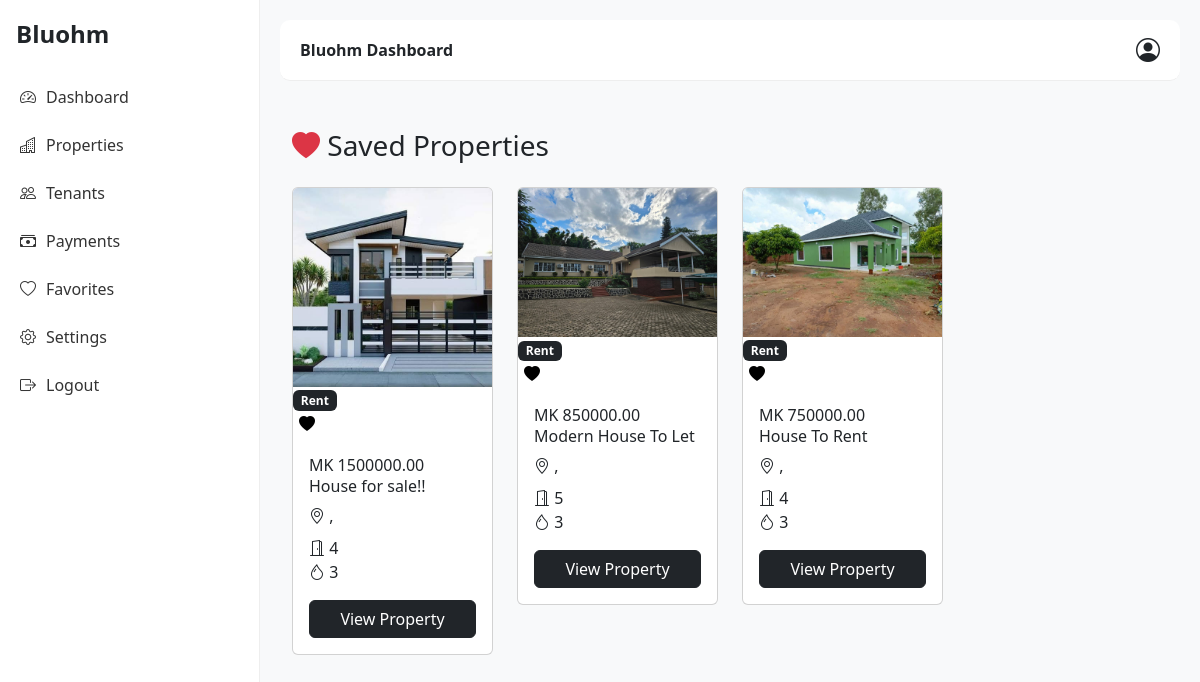
The app's page /properties/favorites/ (signed in) with its own data.
### properties/models.py (models this page shows, shortened)
class Property(models.Model):
    owner = models.ForeignKey(User, on_delete=models.CASCADE)
    title = models.CharField(max_length=255)
    price = models.DecimalField(max_digits=10, decimal_places=2)
    bedrooms = models.IntegerField(default=0)
    bathrooms = models.IntegerField(default=0)
    location = models.CharField(max_length=255)
    latitude = models.FloatField(null=True, blank=True)
    longitude = models.FloatField(null=True, blank=True)
    landmarks = models.TextField(blank=True, null=True)
    listing_type = models.CharField(
        max_length=10,
        choices=LISTING_TYPE,
        default='rent'
    )
    property_category = models.CharField(
        max_length=20,
        choices=PROPERTY_CATEGORY,
        default='house'
    )
    is_available = models.BooleanField(default=True)
    created_at = models.DateTimeField(auto_now_add=True)

class PropertyImage(models.Model):
    property = models.ForeignKey(
        Property,
        related_name="images",
        on_delete=models.CASCADE
    )
    image = models.ImageField(upload_to="properties/")

### properties/views.py (the view)
# urls.py: path('favorites/', views.favorites_list, name='favorites_list'),
@login_required
def favorites_list(request):
    favorites = Favorite.objects.filter(user=request.user).select_related('property')
    properties = [fav.property for fav in favorites]
    return render(request, "properties/favorites.html", {
        "properties": properties
    })

### templates/properties/favorites.html (shortened to what this page needs)
{% extends "base.html" %}
{% block content %}
<div class="container py-4">
<h3 class="mb-4">
    <i class="bi bi-heart-fill text-danger"></i>
    Saved Properties
</h3>
<div class="row">
{% if properties %}
{% for property in properties %}
<div class="col-lg-3 col-md-6 mb-4">
<div class="card property-card">
<div class="position-relative">
{% with property.images.all|first as img %}
    {% if img %}
        <img src="{{ img.image.url }}" class="card-img-top property-image">
    {% else %}
        <div class="property-image bg-light d-flex align-items-center justify-content-center">
            <span class="text-muted">No Image</span>
        </div>
    {% endif %}
{% endwith %}
<span class="badge bg-dark badge-type">
    {{ property.get_listing_type_display }}
</span>
<div class="favorite-btn">
    <button onclick="toggleFavorite({{ property.id }})"
            style="border:none; background:none;">
        <i class="bi bi-heart-fill" id="fav-icon-{{ property.id }}"></i>
    </button>
</div>
</div>
<div class="card-body">
<div class="price">
    MK {{ property.price }}
</div>
<h6>{{ property.title }}</h6>
<div class="location">
    <i class="bi bi-geo-alt"></i>
    {{ property.city }}, {{ property.area }}
</div>
<div class="features mt-2">
    <div><i class="bi bi-door-open"></i> {{ property.bedrooms }}</div>
    <div><i class="bi bi-droplet"></i> {{ property.bathrooms }}</div>
</div>
<a href="{% url 'properties:property_detail' property.id %}"
   class="btn btn-dark w-100 mt-3">
    View Property
</a>
</div>
</div>
</div>
{% endfor %}
{% endif %}
</div>
</div>
{% endblock %}

### templates/base.html (style rules this page uses)
body { background: #f8f9fa; font-family: system-ui, -apple-system, sans-serif; }

### records on screen
Property: image (picture), listing_type "Rent", price "1500000.00", title "House for sale!!", bedrooms "4", bathrooms "3"
Property: image (picture), listing_type "Rent", price "850000.00", title "Modern House To Let", bedrooms "5", bathrooms "3"
Property: image (picture), listing_type "Rent", price "750000.00", title "House To Rent", bedrooms "4", bathrooms "3"
